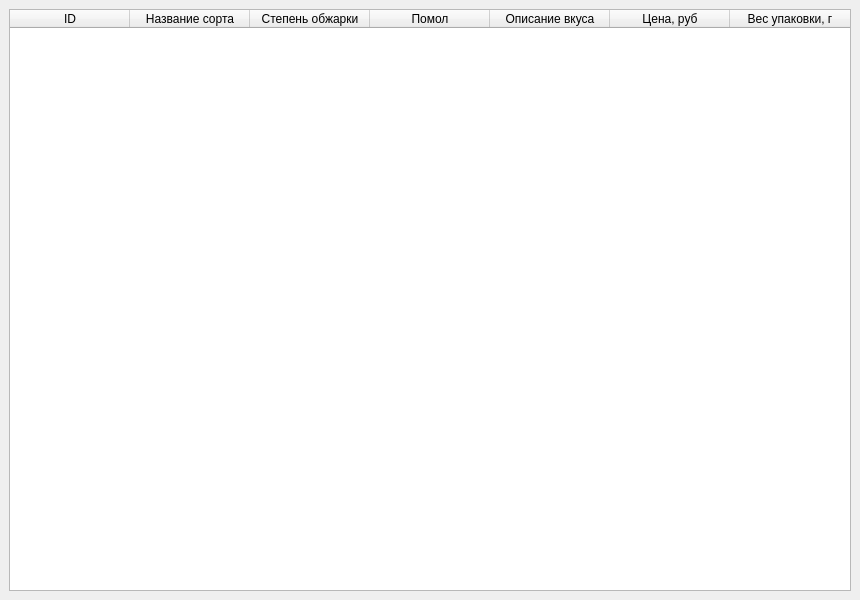
<?xml version="1.0" encoding="UTF-8"?>
<ui version="4.0">
 <class>MainWindow</class>
 <widget class="QMainWindow" name="MainWindow">
  <property name="geometry">
   <rect>
    <x>0</x>
    <y>0</y>
    <width>860</width>
    <height>600</height>
   </rect>
  </property>
  <property name="windowTitle">
   <string>Капучино</string>
  </property>
  <widget class="QWidget" name="centralwidget">
   <layout class="QGridLayout" name="gridLayout">
    <item row="0" column="0">
     <widget class="QTableWidget" name="tableWidget">
      <property name="showGrid">
       <bool>true</bool>
      </property>
      <property name="gridStyle">
       <enum>Qt::NoPen</enum>
      </property>
      <property name="rowCount">
       <number>0</number>
      </property>
      <attribute name="horizontalHeaderVisible">
       <bool>true</bool>
      </attribute>
      <attribute name="horizontalHeaderCascadingSectionResizes">
       <bool>false</bool>
      </attribute>
      <attribute name="horizontalHeaderMinimumSectionSize">
       <number>39</number>
      </attribute>
      <attribute name="horizontalHeaderDefaultSectionSize">
       <number>120</number>
      </attribute>
      <attribute name="horizontalHeaderShowSortIndicator" stdset="0">
       <bool>false</bool>
      </attribute>
      <attribute name="horizontalHeaderStretchLastSection">
       <bool>false</bool>
      </attribute>
      <attribute name="verticalHeaderVisible">
       <bool>false</bool>
      </attribute>
      <attribute name="verticalHeaderCascadingSectionResizes">
       <bool>false</bool>
      </attribute>
      <attribute name="verticalHeaderDefaultSectionSize">
       <number>120</number>
      </attribute>
      <column>
       <property name="text">
        <string>ID</string>
       </property>
      </column>
      <column>
       <property name="text">
        <string>Название сорта</string>
       </property>
      </column>
      <column>
       <property name="text">
        <string>Степень обжарки</string>
       </property>
      </column>
      <column>
       <property name="text">
        <string>Помол</string>
       </property>
      </column>
      <column>
       <property name="text">
        <string>Описание вкуса</string>
       </property>
      </column>
      <column>
       <property name="text">
        <string>Цена, руб</string>
       </property>
      </column>
      <column>
       <property name="text">
        <string>Вес упаковки, г</string>
       </property>
      </column>
     </widget>
    </item>
   </layout>
  </widget>
 </widget>
 <resources/>
 <connections/>
</ui>
